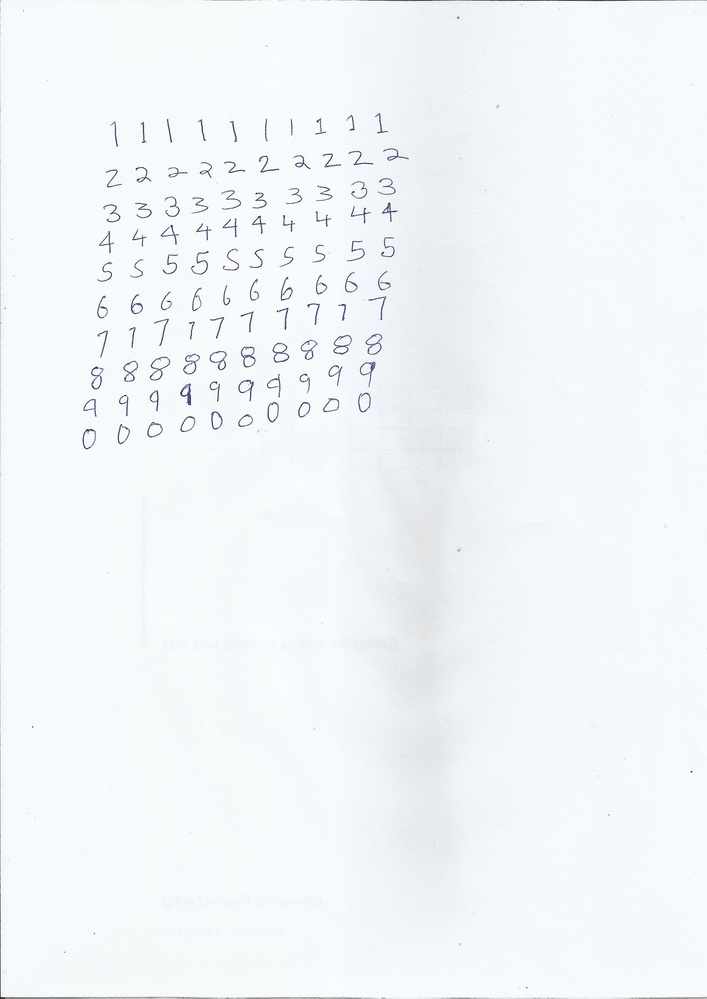
#> input picture images/custom_train_digits.jpg, 707 x 999 px, shrunk from 2481 x 3507 before the run
$ python -i tesserExtractionimport.py   (imports and definitions only)
#> lines starting #> are read from the running program, lines starting #| are printed output that depends on the picture; after the words box and inside, x2 and y2 are one past the last pixel; in counts of white or black regions, pixels touching at a corner belong together

import tesserocr
from PIL import Image
import cv2
import numpy as np


#IMAGEDISPLAYING
def image_show(header, image):
    '''
    cv2.imshow(header, image)
    cv2.waitKey(0)
    cv2.destroyAllWindows()
    '''


#PREPROCESSING THE IMAGE AND REMOVING THE NOISE
def imagepreprocess(imageinput, checker):

    #LOADING THE IMAGE
#> called with checker = True
    header = 'Colourimage_image'
    image_show(header, imageinput)


    #GRAYSCALEIMAGE
    if checker is True:
        grayscale = cv2.cvtColor(imageinput, cv2.COLOR_RGB2GRAY)
        header = 'Grayscaleimage'
        image_show(header, grayscale)

    else:
        grayscale = imageinput
        image_show(header, grayscale)


    #BLURRING IMAGE
    blurred = cv2.GaussianBlur(grayscale, (5, 5), 0)
    title = 'Blurred_image'
    image_show(title, blurred)


    #THRESHOLDING
    ret,thresh1 = cv2.threshold(blurred,140,255,cv2.THRESH_BINARY)
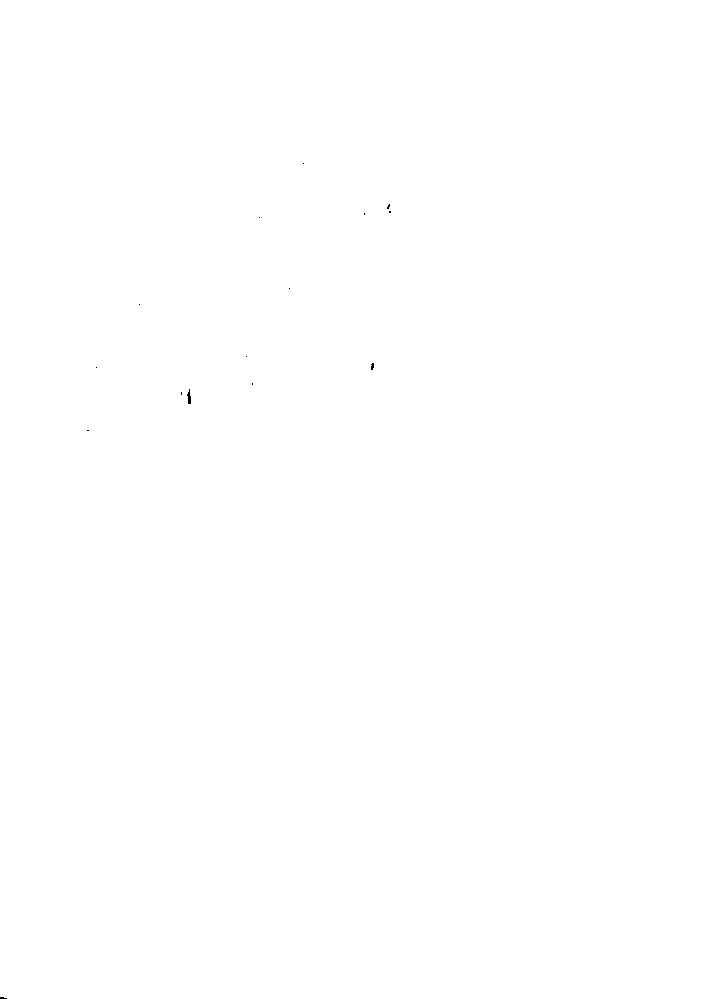
#> thresh1: shape (999, 707); 100% white; black in thin lines or dots, all inside (x1, y1, x2, y2) = (0, 163, 391, 999)
    header = 'Thresholded_image'
    image_show(header, thresh1)


    #INVERTING COLORS
    img = thresh1
    img = cv2.bitwise_not(img, img)
    header = 'Inverted_image'
    image_show(header, img)


    #DILATING IMAGE
    if checker is True:
        kernel = np.ones((2,2),np.uint8)
    else:
        kernel = np.ones((2,2),np.uint8)
    imageinput = cv2.dilate(thresh1, kernel, iterations = 1)
#> imageinput: shape (999, 707); 0.02% white; 15 white regions (13 under 20 px), largest, box (x1, y1, x2, y2) and area: (187, 389, 192, 405) 57, (371, 363, 375, 371) 29
    header = 'Dilated_image'
    image_show(header, img)


    #REINVERTING COLORS
    img = imageinput
    img = cv2.bitwise_not(img, img)
    header = 'Reinverted_image'
    image_show(header, img)


    #SAVING TEMPORARY IMAGE
    cv2.imwrite('images/temp.png', img)


def tesserpredict(img):
    imagepreprocess(img, checker = True)
    tempimg = Image.open('images/temp.png')
#> (the run stopped early here; a loop or call above may not have finished)
